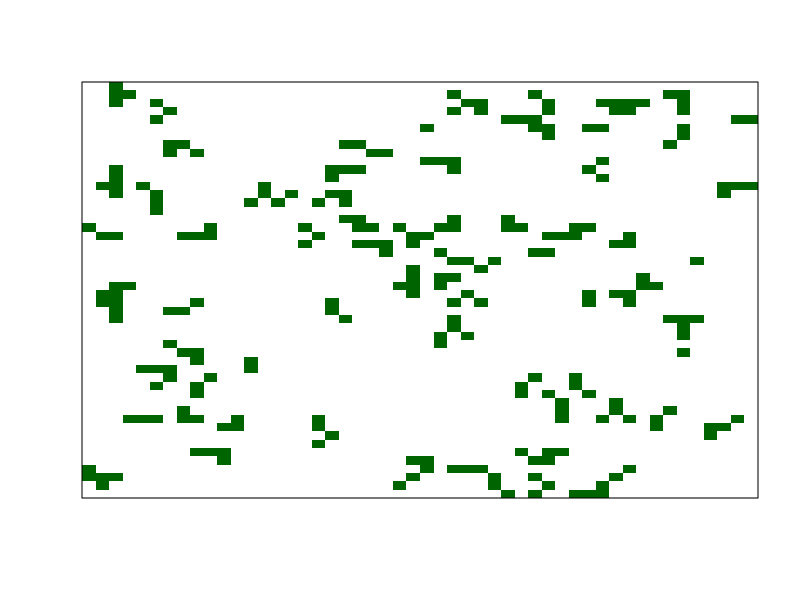
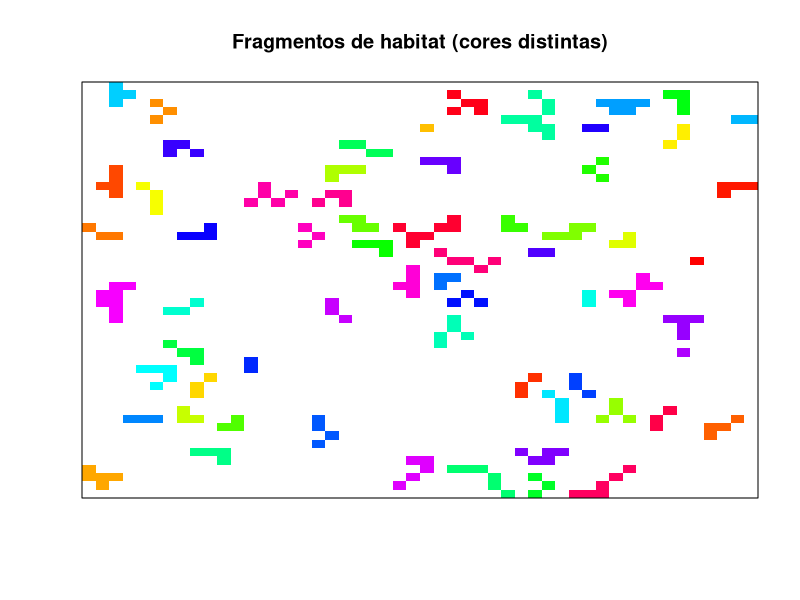

Here is the R script that generated these plots, in order:
## -------------------------------
## Simulação de paisagem fragmentada
## - Conectividade 8-vizinhos
## - Fragmentos não encostam entre si
## -------------------------------

simular_fragmentacao <- function(X, H, F, seed = NULL) {
  if (!is.null(seed)) set.seed(seed)
  
  # Checagens
  if (H < 0 || H > X^2) {
    stop("H deve estar entre 0 e X^2.")
  }
  if (F <= 0 || F != as.integer(F)) {
    stop("F deve ser um inteiro positivo.")
  }
  if (H < F) {
    stop("É necessário H >= F (pelo menos 1 célula por fragmento).")
  }
  
  # Matrizes
  habitat     <- matrix(0, nrow = X, ncol = X)  # 0 = não-habitat, 1 = habitat
  fragment_id <- matrix(0, nrow = X, ncol = X)  # 0 = sem fragmento
  
  ## -----------------------------
  ## 1) Sortear tamanhos de fragmentos
  ## -----------------------------
  tamanhos <- rep(1, F)
  restante <- H - F
  
  if (restante > 0) {
    extra <- as.vector(rmultinom(1, size = restante, prob = rep(1, F)))
    tamanhos <- tamanhos + extra
  }
  
  ## -----------------------------
  ## Funções auxiliares
  ## -----------------------------
  
  # índice linear -> (linha, coluna)
  idx_to_rc <- function(idx, X) {
    r <- ((idx - 1) %% X) + 1
    c <- ((idx - 1) %/% X) + 1
    list(r = r, c = c)
  }
  
  # (linha, coluna) -> índice linear
  rc_to_idx <- function(r, c, X) {
    (c - 1) * X + r
  }
  
  # Vizinhos de 8 direções
  vizinhos_8 <- function(cells, X) {
    rc <- idx_to_rc(cells, X)
    r  <- rc$r
    c  <- rc$c
    
    rs <- c(r-1, r-1, r-1, r,   r,   r+1, r+1, r+1)
    cs <- c(c-1, c,   c+1, c-1, c+1, c-1, c,   c+1)
    
    dentro <- which(rs >= 1 & rs <= X & cs >= 1 & cs <= X)
    if (length(dentro) == 0) return(integer(0))
    
    idx <- rc_to_idx(rs[dentro], cs[dentro], X)
    unique(idx)
  }
  
  # Verifica se uma célula encosta em fragmento de outro ID (8-vizinhos)
  encosta_outro_fragmento <- function(idx, f, fragment_id, X) {
    rc <- idx_to_rc(idx, X)
    r  <- rc$r
    c  <- rc$c
    
    rs <- c(r-1, r-1, r-1, r,   r,   r+1, r+1, r+1)
    cs <- c(c-1, c,   c+1, c-1, c+1, c-1, c,   c+1)
    
    dentro <- which(rs >= 1 & rs <= X & cs >= 1 & cs <= X)
    if (length(dentro) == 0) return(FALSE)
    
    viz_ids <- fragment_id[cbind(rs[dentro], cs[dentro])]
    any(viz_ids != 0 & viz_ids != f)
  }
  
  ## -----------------------------
  ## 2) Crescer fragmentos
  ## -----------------------------
  frag_cells <- vector("list", F)
  
  for (f in seq_len(F)) {
    tamanho_alvo <- tamanhos[f]
    if (tamanho_alvo == 0) next
    
    ## ---- Semente do fragmento ----
    celulas_vazias <- which(habitat == 0)
    if (length(celulas_vazias) == 0) {
      warning("Acabaram as células vazias antes de alocar todo o habitat.")
      break
    }
    
    # Filtra células que não encostam em outros fragmentos
    candidatos_seed <- celulas_vazias[
      !vapply(
        celulas_vazias,
        function(idx) encosta_outro_fragmento(idx, f, fragment_id, X),
        logical(1L)
      )
    ]
    
    if (length(candidatos_seed) == 0) {
      warning(paste("Não foi possível posicionar a semente do fragmento", f,
                    "- sem espaço sem encostar em outros fragmentos."))
      next
    }
    
    seed_idx <- sample(candidatos_seed, 1)
    rc_seed  <- idx_to_rc(seed_idx, X)
    
    habitat[rc_seed$r, rc_seed$c]     <- 1
    fragment_id[rc_seed$r, rc_seed$c] <- f
    frag_cells[[f]] <- seed_idx
    
    ## ---- Crescimento do fragmento ----
    while (length(frag_cells[[f]]) < tamanho_alvo) {
      neigh <- vizinhos_8(frag_cells[[f]], X)
      
      celulas_vazias <- which(habitat == 0)
      fronteira <- intersect(neigh, celulas_vazias)
      
      if (length(fronteira) == 0) {
        warning(paste(
          "Fragmento", f,
          "não conseguiu atingir o tamanho alvo.",
          "Alocado:", length(frag_cells[[f]]),
          "Alvo:", tamanho_alvo
        ))
        break
      }
      
      # Filtra células de fronteira que não encostam em outros fragmentos
      fronteira_ok <- fronteira[
        !vapply(
          fronteira,
          function(idx) encosta_outro_fragmento(idx, f, fragment_id, X),
          logical(1L)
        )
      ]
      
      if (length(fronteira_ok) == 0) {
        warning(paste(
          "Fragmento", f,
          "não conseguiu crescer sem encostar em outros fragmentos.",
          "Alocado:", length(frag_cells[[f]]),
          "Alvo:", tamanho_alvo
        ))
        break
      }
      
      new_idx <- sample(fronteira_ok, 1)
      rc_new  <- idx_to_rc(new_idx, X)
      
      habitat[rc_new$r, rc_new$c]     <- 1
      fragment_id[rc_new$r, rc_new$c] <- f
      frag_cells[[f]] <- c(frag_cells[[f]], new_idx)
    }
  }
  
  list(
    habitat = habitat,
    fragment_id = fragment_id,
    tamanhos_fragmentos = tamanhos
  )
}

## -------------------------------
## 3) Rodar simulação e plotar paisagem
## -------------------------------

# Parâmetros da paisagem
X <- 50      # tamanho do lattice (X x X)
H <- 250     # total de células de habitat
F <- 64      # número de fragmentos

resultado <- simular_fragmentacao(X, H, F)

# Paisagem final: 0 = matriz sem habitat, 1 = habitat
paisagem <- resultado$habitat

# Plot simples da paisagem
# (0 = branco, 1 = verde)
paleta <- c("white", "darkgreen")

image(
  t(apply(paisagem, 2, rev)),  # truque para não ficar "de cabeça para baixo"
  col  = paleta,
  axes = FALSE,
 
)
box()

## -------------------------------
## Plot colorido por fragmento
## -------------------------------

fragmentos <- resultado$fragment_id

# Paleta: branco + cores distintas
paleta_fragmentos <- c("white", rainbow(max(fragmentos)))

image(
  t(apply(fragmentos, 2, rev)),
  col = paleta_fragmentos,
  axes = FALSE,
  main = "Fragmentos de habitat (cores distintas)"
)
box()

# Contagem de células de habitat
num_celulas_habitat <- sum(resultado$habitat)
cat("Total de células preenchidas:", num_celulas_habitat, "\n")